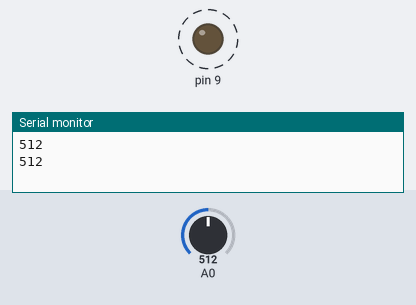
The sketch below on a simulated Arduino Uno, built with avr-gcc and run on an emulated ATmega328P. Parts: output pins drawn as LEDs (lit = HIGH), the last lines printed to the serial monitor. Dashed ring = blinking. Inputs (shaded band) come from the test bench; at power-on: A0 = 512.

Above: at 1.8 s.
1.9 s: A0 set to 0
At 2.8 s:
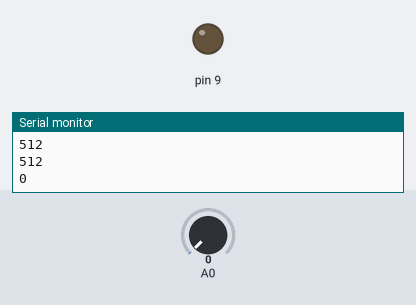
3.4 s: A0 set to 122
At 4.9 s:
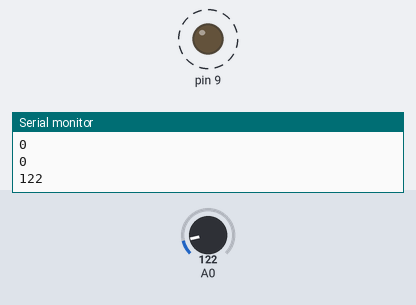
Timing chart, 0 to 13.5 s (numbered marks = the images above; inputs shaded):
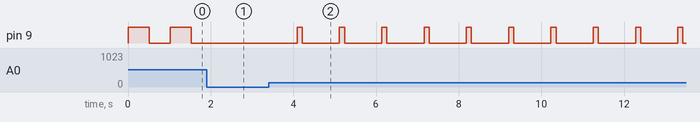

Measured:
- after the input at 1.9 s, pin 9: stays LOW (without the input it goes to HIGH after 0.15 s)
- after the input at 3.4 s, pin 9: alternates HIGH for 0.12 s and LOW for 0.90 s, starting after 0.69 s
- by itself, pin 9: alternates HIGH for 0.51 s and LOW for 0.51 s

The sketch:

modulacioAnchopulso.ino
```cpp
void setup() {
  // put your setup code here, to run once:
  pinMode(9,OUTPUT);
  Serial.begin(9600);
}

void loop() {
  // put your main code here, to run repeatedly:
  int pot=analogRead(0);
    Serial.print(pot);
    Serial.print("\n");
  digitalWrite(9,HIGH);
  delay(pot);
  digitalWrite(9,LOW);
  delay(1023-pot);


}
```
